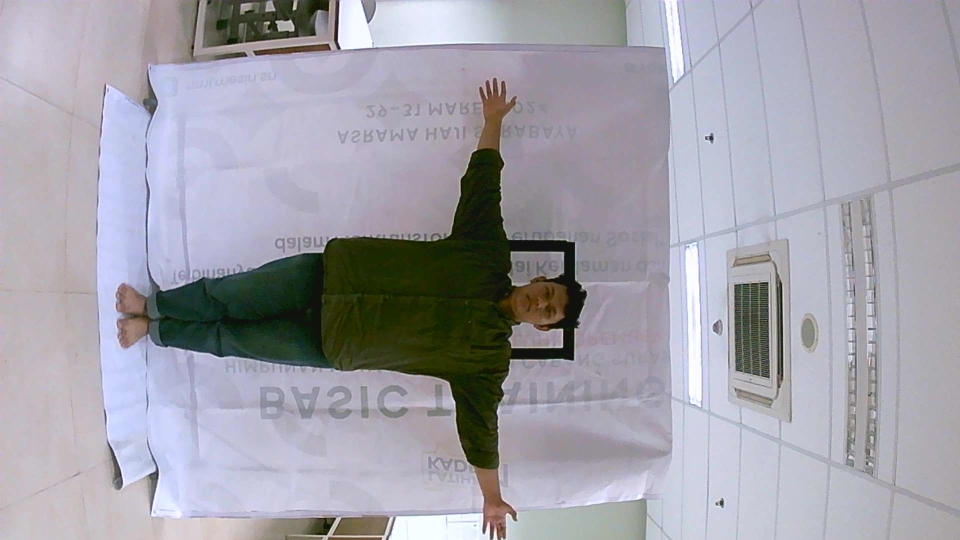
#> input picture Raw_data/Abi.jpg, 1920 x 1080 px, found by its file name (shown at 1/2 size)
$ python get_rect_from_foto.py
#> lines starting #> are read from the running program, lines starting #| are printed output that depends on the picture; after the words box and inside, x2 and y2 are one past the last pixel; in counts of white or black regions, pixels touching at a corner belong together
import cv2
import numpy as np

# Load the image
image_path = "./Raw_data/abi.jpg"  # Replace with your image file path
frame = cv2.imread(image_path)
#> frame is the input picture: shape (1080, 1920, 3); mean B, G, R 169.8, 160.5, 161.8

if frame is None:
    print("Error: Could not load image.")
    exit()

# Resize the image to half its original dimensions
frame = cv2.resize(frame, (frame.shape[1] // 2, frame.shape[0] // 2))
#> frame: shape (540, 960, 3)
frame = cv2.rotate(frame, cv2.ROTATE_90_COUNTERCLOCKWISE)
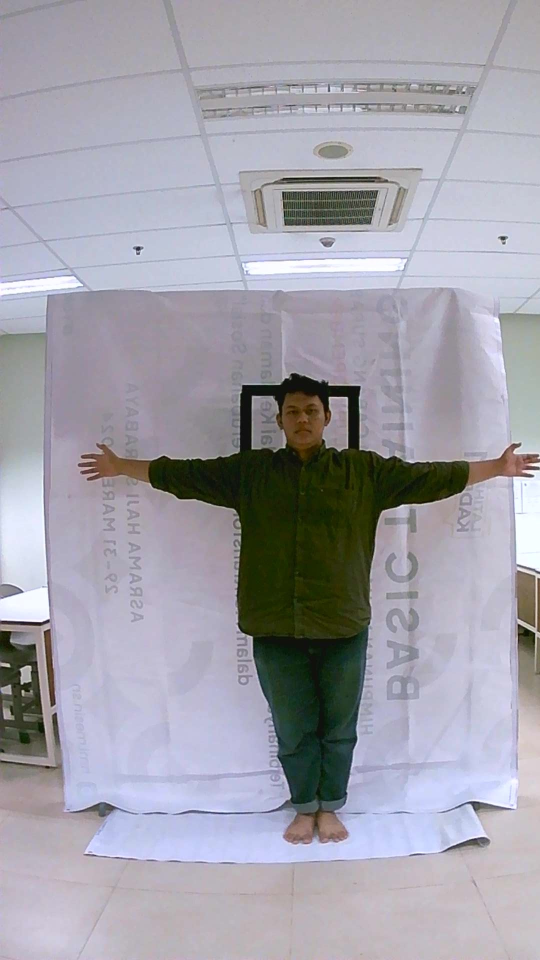
#> frame: shape (960, 540, 3); mean B, G, R 169.9, 160.6, 162

# Create a window to display the image
cv2.namedWindow('Image Viewer')

# Default values for the rectangle
rect_x, rect_y, rect_width, rect_height = 100, 100, 200, 200

# Default HSV parameters
min_hue, max_hue = 0, 0
min_saturation, max_saturation = 0, 0
min_value, max_value = 0, 0

# Create a kernel for morphology operations
kernel = np.ones((5, 5), np.uint8)

# Set the default file name
file_name = 'color.txt'

def adjust_rectangle(event, x, y, flags, param):
    """Callback to adjust the rectangle position and size."""
    global rect_x, rect_y, rect_width, rect_height
    if event == cv2.EVENT_LBUTTONDOWN:
        rect_x, rect_y = x, y
    elif event == cv2.EVENT_MOUSEMOVE and flags == cv2.EVENT_FLAG_LBUTTON:
        rect_width, rect_height = x - rect_x, y - rect_y

cv2.setMouseCallback('Image Viewer', adjust_rectangle)

def write_file(param_file_name):
    """Save HSV parameters to a file."""
    with open(param_file_name, 'w') as param_file:
        param_file.write(f"min_hue={min_hue}\n")
        param_file.write(f"max_hue={max_hue}\n")
        param_file.write(f"min_saturation={min_saturation}\n")
        param_file.write(f"max_saturation={max_saturation}\n")
        param_file.write(f"min_value={min_value}\n")
        param_file.write(f"max_value={max_value}\n")
    print(f"Parameters saved to {param_file_name}")

while True:
    # Draw the adjustable rectangle on the image
    adjusted_frame = frame.copy()
    cv2.rectangle(adjusted_frame, (rect_x, rect_y), (rect_x + rect_width, rect_y + rect_height), (0, 0, 255), 2)
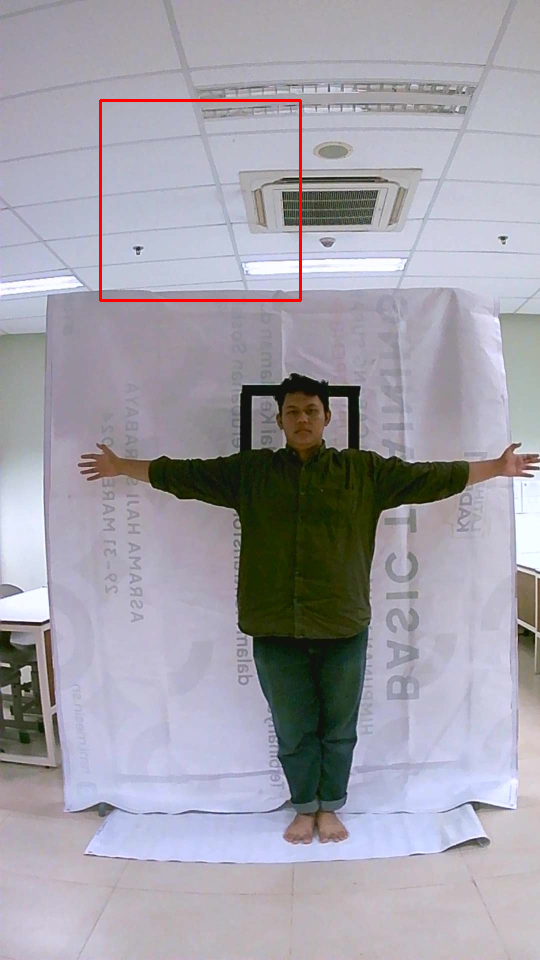
#> adjusted_frame: shape (960, 540, 3); 0.46% of pixels changed, all inside (x1, y1, x2, y2) = (99, 99, 302, 302)

    # Extract the region of interest (ROI) within the rectangle
    roi = frame[rect_y:rect_y + rect_height, rect_x:rect_x + rect_width]
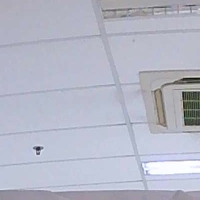
#> roi: shape (200, 200, 3); mean B, G, R 198.2, 183.7, 181.1

    if roi.shape[0] > 0 and roi.shape[1] > 0:  # Check if the ROI is non-empty
        # Calculate the minimum and maximum HSV values within the ROI
        hsv_roi = cv2.cvtColor(roi, cv2.COLOR_BGR2HSV)
#> hsv_roi: shape (200, 200, 3); mean H, S, V 113.7, 23.5, 198.6
        min_hue = np.min(hsv_roi[:, :, 0])
#> min_hue = 0
        max_hue = np.max(hsv_roi[:, :, 0])
#> max_hue = 177
        min_saturation = np.min(hsv_roi[:, :, 1])
#> min_saturation = 0
        max_saturation = np.max(hsv_roi[:, :, 1])
#> max_saturation = 150
        min_value = np.min(hsv_roi[:, :, 2])
#> min_value = 16
        max_value = np.max(hsv_roi[:, :, 2])
#> max_value = 255

    # Apply HSV filtering based on calculated ranges
    hsv_frame = cv2.cvtColor(frame, cv2.COLOR_BGR2HSV)
#> hsv_frame: shape (960, 540, 3); mean H, S, V 114.1, 38.7, 174.2
    lower_bound = np.array([min_hue, min_saturation, min_value])
#> lower_bound = [0, 0, 16]
    upper_bound = np.array([max_hue, max_saturation, max_value])
#> upper_bound = [177, 150, 255]
    mask = cv2.inRange(hsv_frame, lower_bound, upper_bound)
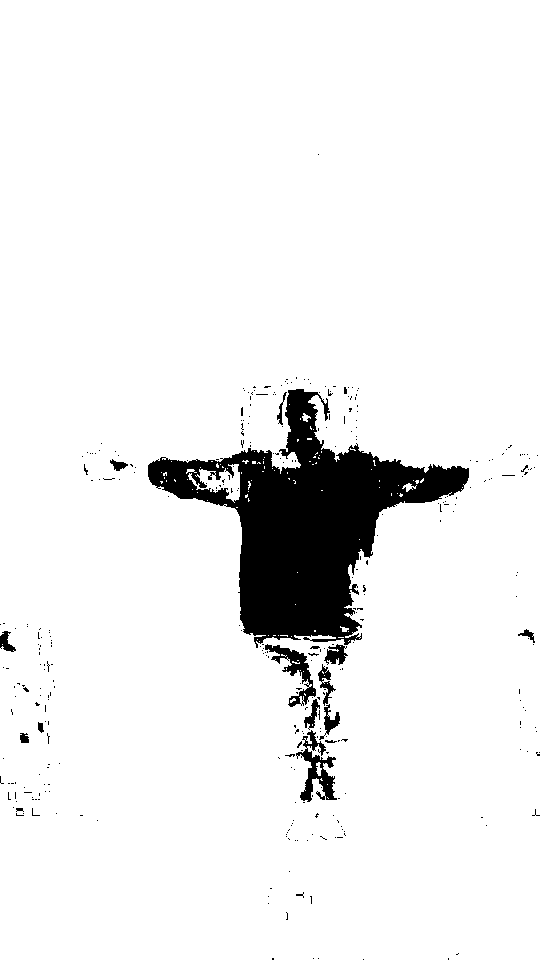
#> mask: shape (960, 540); 93.2% white; 340 black regions (324 under 20 px), largest, box (x1, y1, x2, y2) and area: (148, 389, 469, 648) 30349, (296, 730, 337, 802) 1137, (265, 644, 316, 707) 941
    mask = cv2.morphologyEx(mask, cv2.MORPH_OPEN, kernel)
#> mask: shape (960, 540); 92.5% white; 166 black regions (147 under 20 px), largest, box (x1, y1, x2, y2) and area: (148, 389, 469, 803) 37155, (0, 631, 16, 652) 197, (110, 459, 133, 471) 123
    mask = cv2.morphologyEx(mask, cv2.MORPH_CLOSE, kernel)
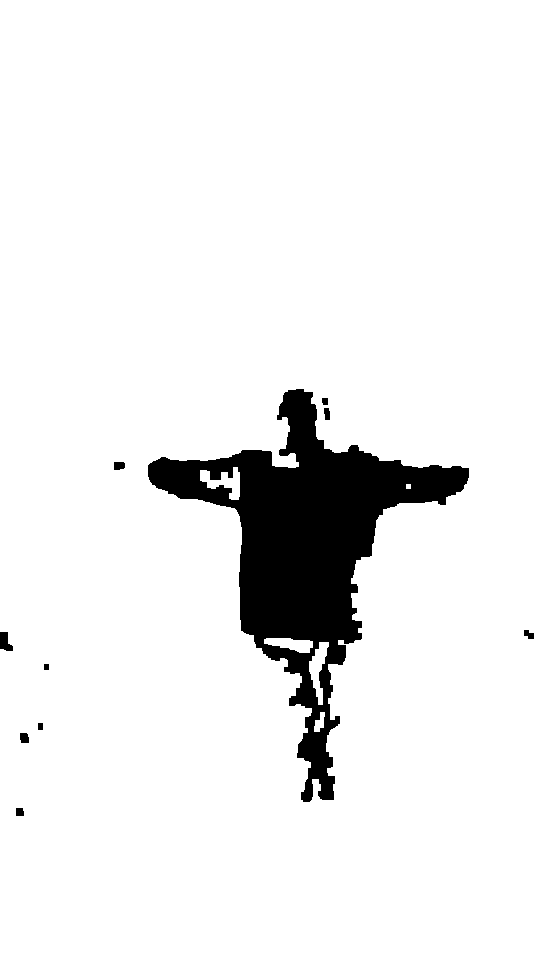
#> mask: shape (960, 540); 92.8% white; 10 black regions

    # Find contours in the mask
    contours, _ = cv2.findContours(mask, cv2.RETR_EXTERNAL, cv2.CHAIN_APPROX_SIMPLE)
#> contours = 1 contour; box (x1, y1, x2, y2) and area: (0, 0, 540, 960) 516716

    # Variables to store the lowest and highest X and Y coordinates
    min_x, min_y, max_x, max_y = float('inf'), float('inf'), float('-inf'), float('-inf')

    # Draw bounding rectangles around contours and calculate the combined region
    for contour in contours:
        x, y, w, h = cv2.boundingRect(contour)
        cv2.rectangle(adjusted_frame, (x, y), (x + w, y + h), (0, 255, 0), 2)
        # Update min and max coordinates
        min_x = min(min_x, x)
        min_y = min(min_y, y)
        max_x = max(max_x, x + w)
        max_y = max(max_y, y + h)
#> this loop made 1 pass
#> (x, y, w, h, min_x, min_y, max_x, max_y) on pass 1: (0, 0, 540, 960, 0, 0, 540, 960)
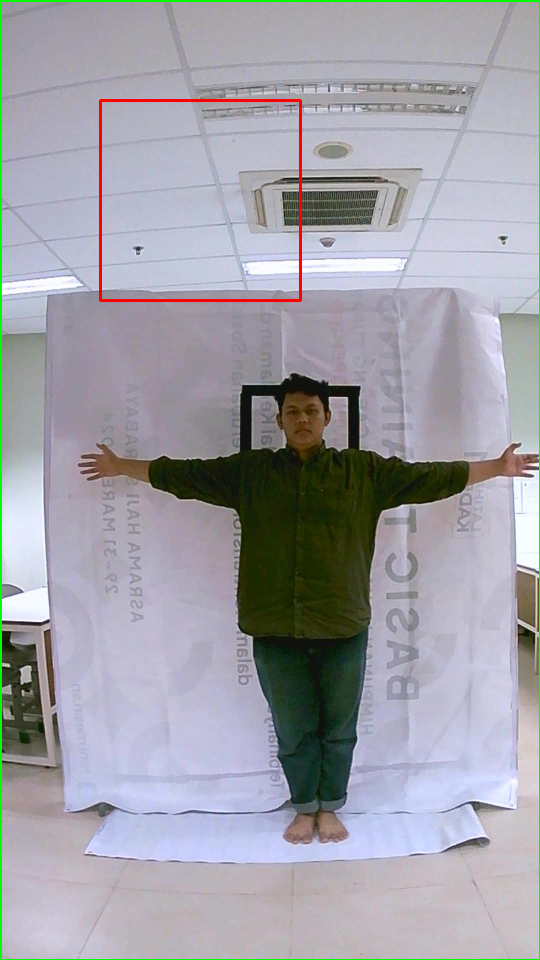
#> adjusted_frame: shape (960, 540, 3); 0.87% of pixels changed, all inside (x1, y1, x2, y2) = (0, 0, 540, 960)

    # Draw the boundary
    if min_x < float('inf') and min_y < float('inf'):
        cv2.rectangle(adjusted_frame, (min_x, min_y), (max_x, max_y), (0, 255, 255), 5)
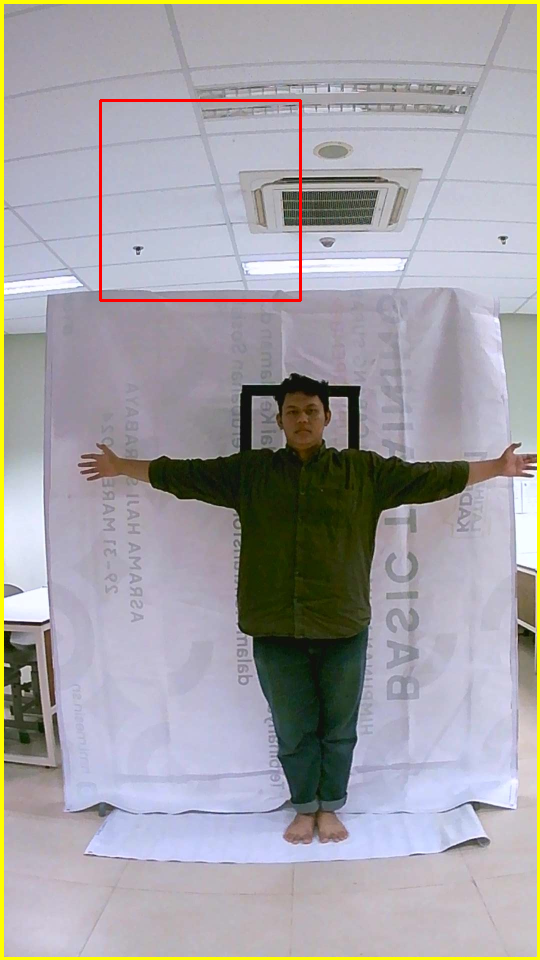
#> adjusted_frame: shape (960, 540, 3); 2.02% of pixels changed, all inside (x1, y1, x2, y2) = (0, 0, 540, 960)

    # [9 lines of commented-out code are left out]
    cv2.imshow('Image Viewer', adjusted_frame)
    cv2.imshow('Binary Mask', mask)

    # Handle key presses
    key = cv2.waitKey(1)
#> (key q is pressed here)
    if key & 0xFF == ord('q'):  # Quit
        break
    elif key & 0xFF == ord('s'):  # Save parameters
        write_file(file_name)

# Close all OpenCV windows
cv2.destroyAllWindows()

$ run again, with Raw_data/Bagas.jpg copied over Raw_data/Abi.jpg
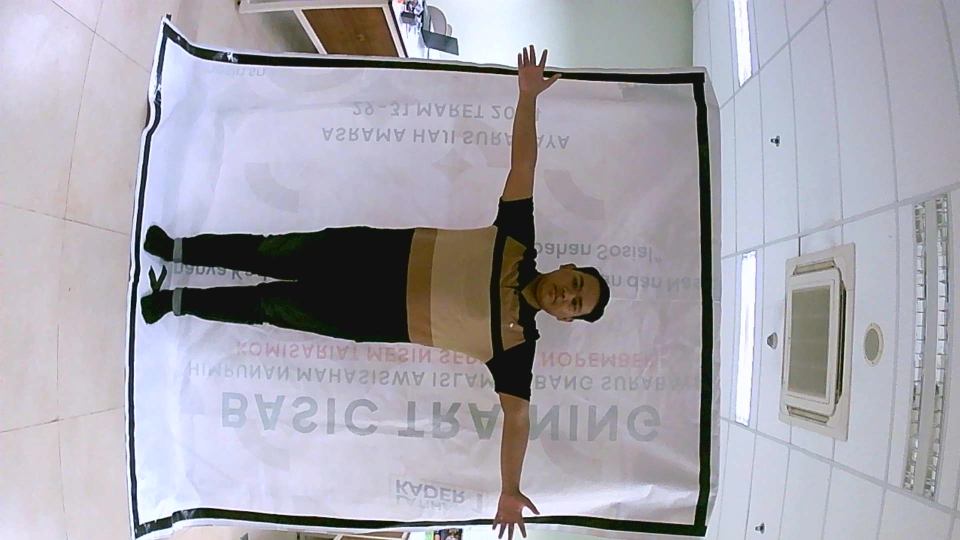
#> input picture Raw_data/Bagas.jpg, 1920 x 1080 px, found by its file name (shown at 1/2 size)
#> frame is the input picture: shape (1080, 1920, 3); mean B, G, R 174.4, 165.3, 167.2
#> hsv_roi: shape (200, 200, 3); mean H, S, V 110.5, 27, 185.2
#> min_hue = 0
#> max_hue = 177
#> min_saturation = 0
#> max_saturation = 238
#> min_value = 10
#> max_value = 255
#> hsv_frame: shape (960, 540, 3); mean H, S, V 109.5, 30.6, 178.8
#> lower_bound = [0, 0, 10]
#> upper_bound = [177, 238, 255]
#> `mask = cv2.morphologyEx(mask, cv2.MORPH_CLOSE, kernel)`:
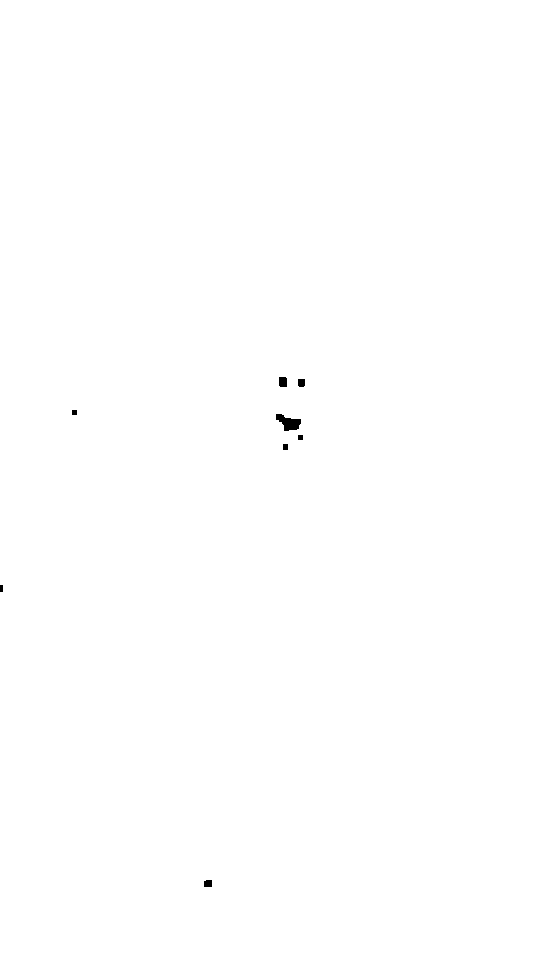
#> mask: shape (960, 540); 99.9% white; 8 black regions
#> contours = 1 contour; box (x1, y1, x2, y2) and area: (0, 0, 540, 960) 516878
#> the loop `for contour in contours:` made 1 pass
#> (x, y, w, h, min_x, min_y, max_x, max_y) on pass 1: (0, 0, 540, 960, 0, 0, 540, 960)
#> `cv2.rectangle(adjusted_frame, (min_x, min_y), (max_x, max_y), (0, 255,..`:
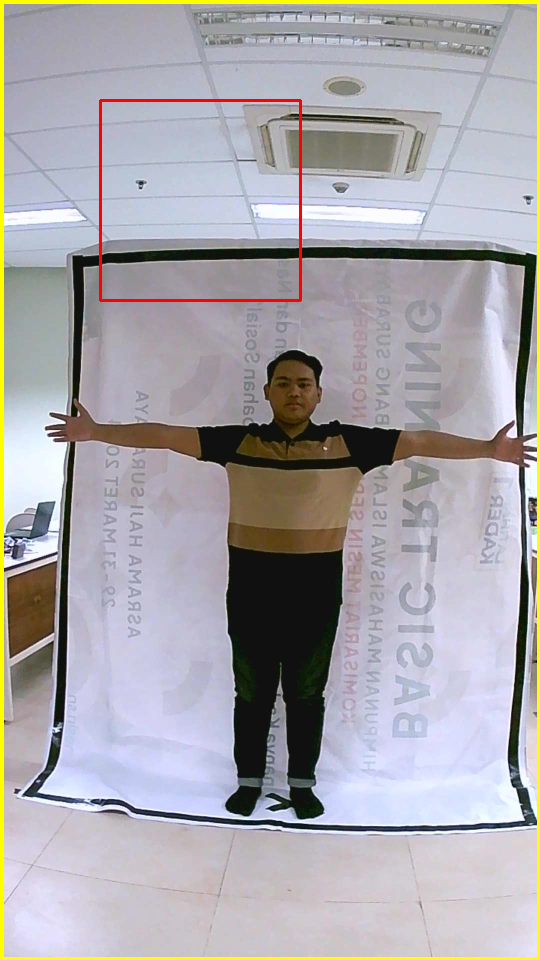
#> adjusted_frame: shape (960, 540, 3); mean B, G, R 169.9, 166.1, 169.1
